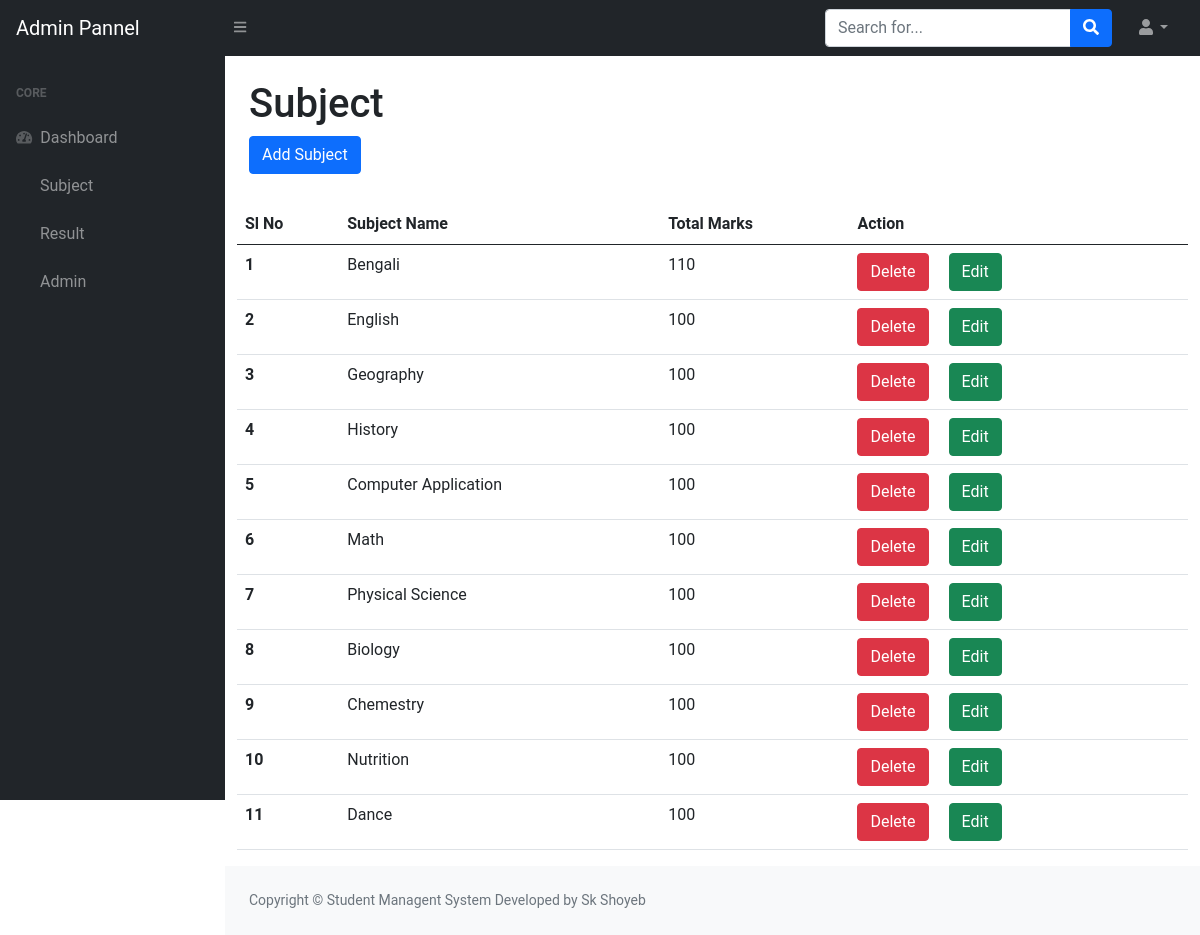
/admin/subject.php (signed in), run on the app's committed database.
### tables this page shows
CREATE TABLE `subjects` (
  `id` int(255) NOT NULL,
  `name` varchar(255) NOT NULL,
  `total_marks` int(25) NOT NULL
);

### database/database.php (called while the page is built, shortened)
<?php
class database{
    protected function connect(){
        $this->host = 'localhost';
        $this->dbusername = 'root';
        $this->dbpassword = "";
        $this->dbname = "result";
        $conn = mysqli_connect($this->host,$this->dbusername,$this->dbpassword,$this->dbname);
        return $conn;
    }
}
class query extends database{
    public function getdata($field,$table,$condition_arr,$order_by,$order_by_type,$limit){
        $sql = "select $field from $table";
        $result = $this->connect()->query($sql);
        if($result->num_rows>0){
            $arr = array();
            while ($row = $result->fetch_assoc()) {
                $arr[]=$row;
            }
            return $arr;
        }else{
            $arr = array();
            return $arr;
        }
    }
}
?>

### admin/subject.php (the view, shortened to what this page needs)
<?php
if (!isset($_SESSION["email"])) {
    echo "<script>window.open('../index.php','_self')</script>";
}else{
include("../database/database.php");
$obj = new query();
$data = $obj->getdata("*","subjects","","","","");
?>
<!DOCTYPE html>
<html lang="en">
<head>
    <link href="https://cdn.jsdelivr.net/npm/simple-datatables@latest/dist/style.css" rel="stylesheet" />
    <link href="css/styles.css" rel="stylesheet" />
</head>
<body class="sb-nav-fixed">
    <?php
    include("header.php");
    ?>
    <div id="layoutSidenav_content">
        <main>
            <div class="container-fluid px-4">
                <h1 class="mt-4">Subject</h1>
                <a class="btn btn-primary" href="add_subject.php">Add Subject</a>
            </div>
            <div class="container">
                <table class="table">
                    <thead>
                        <tr>
                            <th scope="col">Sl No</th>
                            <th scope="col">Subject Name</th>
                            <th scope="col">Total Marks</th>
                            <th scope="col">Action</th>
                        </tr>
                    </thead>
                    <tbody>
                        <?php
                        $i= 1;
                        if (sizeof($data)==0) {
                            echo "No Subject Found";
                        }else{
                            foreach($data as $list){
                        ?>
                        <tr>
                            <th scope="row"><?php echo $i ?></th>
                            <td><?php echo $list["name"] ?></td>
                            <td><?php echo $list["total_marks"] ?></td>
                            <td><a class="btn btn-danger main-btn" href="subject.php?delete=<?php echo $list["id"]?>">Delete</a><a class="btn btn-success main-btn" href="edit_subject.php?id=<?php echo $list["id"]?>">Edit</a></td>
                        </tr>
                        <?php
                        $i ++;
                            }
                        }
                        ?>
                    </tbody>
                </table>
            </div>
        </main>
        <?php
        include("footer.php");
        ?>
</body>
</html>
<?php
}
?>

### data on the page
subjects: name "Bengali", total_marks "110"
subjects: name "English", total_marks "100"
subjects: name "Geography", total_marks "100"
subjects: name "History", total_marks "100"
subjects: name "Computer Application", total_marks "100"
subjects: name "Math", total_marks "100"
subjects: name "Physical Science", total_marks "100"
subjects: name "Biology", total_marks "100"
subjects: name "Chemestry", total_marks "100"
subjects: name "Nutrition", total_marks "100"
subjects: name "Dance", total_marks "100"
